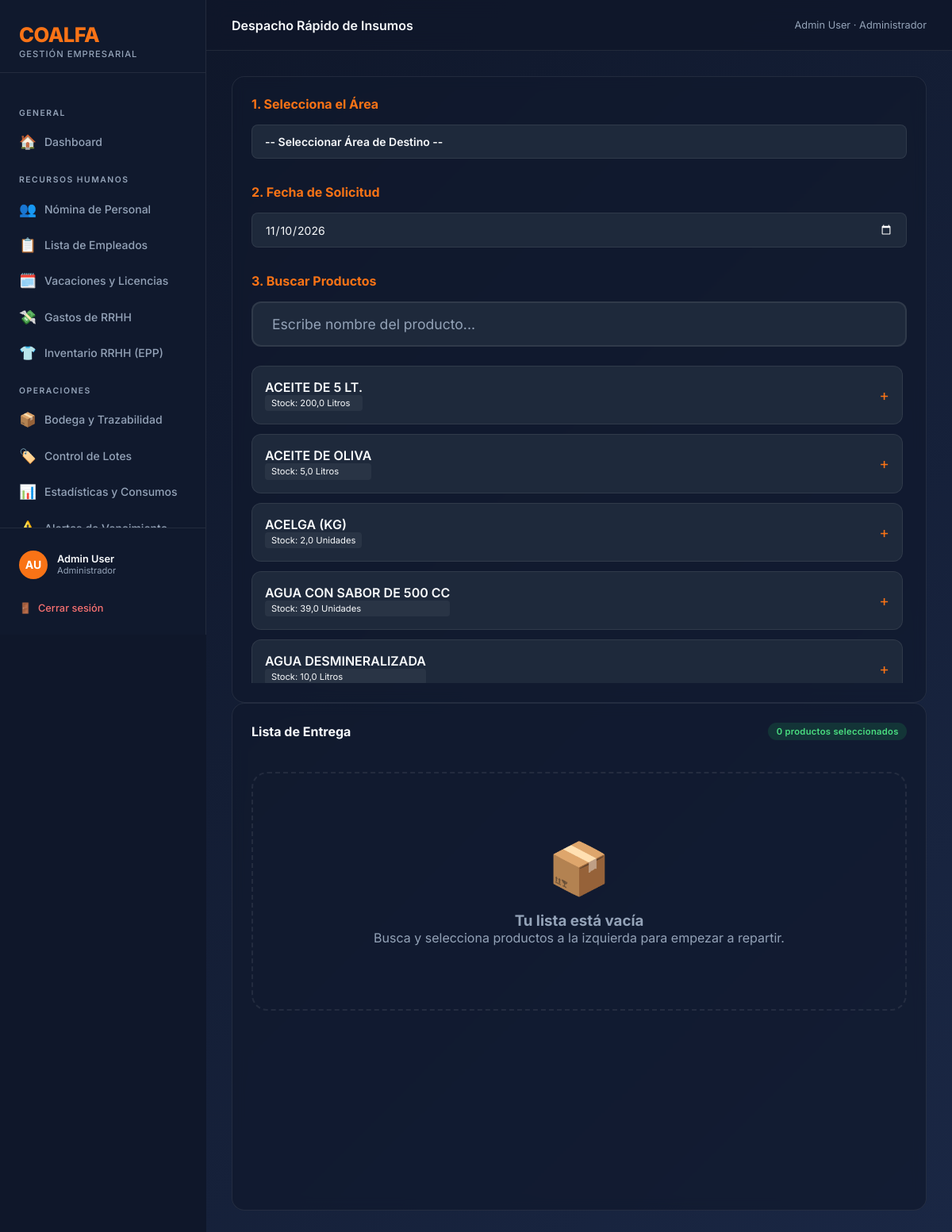
The page /inventario/despacho-rapido/ (signed in) on the database its author committed.
### coalfa/models.py (models this page shows, shortened)
class Usuario(AbstractBaseUser, PermissionsMixin):
    ROL_CHOICES = [
        ("ADMIN", "Administrador"),
        ("RRHH", "Recursos Humanos"),
        ("OPERACIONAL", "Operacional"),
        ("GERENTE", "Gerente"),
        ("AUDITOR", "Auditor (Solo Lectura)"),
    ]
    rut = models.CharField(max_length=12, unique=True, verbose_name="RUT", validators=[rut_validator])
    nombre = models.CharField(max_length=60, verbose_name="Nombre")
    apellido = models.CharField(max_length=60, verbose_name="Apellido")
    rol = models.CharField(max_length=15, choices=ROL_CHOICES, default="RRHH", verbose_name="Rol")
    is_active = models.BooleanField(default=True, verbose_name="Activo")
    is_staff = models.BooleanField(default=False, verbose_name="Es staff")
    solicitud_pendiente = models.BooleanField(default=False, verbose_name="Solicitud pendiente de aprobación")
    date_joined = models.DateTimeField(default=timezone.now, verbose_name="Fecha de registro")
    USERNAME_FIELD = "rut"
    REQUIRED_FIELDS = ["nombre", "apellido"]
    objects = UsuarioManager()
    def get_full_name(self):
        return f"{self.nombre} {self.apellido}"
    class Meta:
        verbose_name = "Usuario"
        verbose_name_plural = "Usuarios"

### inventario/models.py (models this page shows, shortened)
class Producto(models.Model):
    UNIDAD_CHOICES = [
        ("KG", "Kilogramos"),
        ("G", "Gramos"),
        ("L", "Litros"),
        ("ML", "Mililitros"),
        ("UN", "Unidades"),
        ("CAJA", "Cajas"),
    ]
    CATEGORIA_CHOICES = [
        ("ABARROTES", "Abarrotes"),
        ("CARNES", "Carnes y Aves"),
        ("PESCADOS", "Pescados y Mariscos"),
        ("LACTEOS", "Lácteos y Huevos"),
        ("FRUTAS", "Frutas y Verduras"),
        ("CONGELADOS", "Congelados"),
        ("BEBIDAS", "Bebidas"),
        ("LIMPIEZA", "Aseo y Limpieza"),
        ("VESTUARIO", "Vestuario / Ropa"),
        ("EPP", "Elementos de Protección Personal"),
        ("OTRO", "Otros"),
    ]
    nombre = models.CharField(max_length=150)
    talla = models.CharField(max_length=50, blank=True)
    descripcion = models.TextField(blank=True)
    categoria = models.CharField(max_length=20, choices=CATEGORIA_CHOICES, default="OTRO")
    unidad_medida = models.CharField(max_length=5, choices=UNIDAD_CHOICES, default="KG")
    stock_minimo = models.FloatField(default=0, help_text="Alerta cuando el stock total baje de este valor")
    temperatura_min = models.FloatField(null=True, blank=True, help_text="°C (opcional)")
    temperatura_max = models.FloatField(null=True, blank=True, help_text="°C (opcional)")
    class Meta:
        verbose_name = "Producto"
        verbose_name_plural = "Productos"
        ordering = ["nombre"]
        unique_together = ["nombre", "talla"]

### inventario/views.py (the view, shortened to what this page needs)
# urls.py: path("despacho-rapido/", views.despacho_rapido, name="inventario_despacho_rapido"),
@operacional_required
def despacho_rapido(request):
    productos = Producto.objects.annotate(
        stock_total=Sum("lotes__cantidad", filter=Q(lotes__estado="ACTIVO"))
    ).filter(stock_total__gt=0).order_by("nombre")
    context = {
        "productos": productos,
        "ubicaciones": Lote.UBICACION_CHOICES,
    }
    return render(request, "inventario/despacho_rapido.html", context)

### coalfa/context_processors.py (called while the page is built)
def solicitudes_pendientes(request):
    if request.user.is_authenticated and getattr(request.user, 'rol', None) == 'ADMIN':
        count = Usuario.objects.filter(solicitud_pendiente=True).count()
        return {'solicitudes_count': count}
    return {}

### inventario/templates/inventario/despacho_rapido.html (shortened to what this page needs)
{% extends "base.html" %}
{% load static %}
{% block topbar_title %}Despacho Rápido de Insumos{% endblock %}
{% block content %}
<div class="dispatch-container">
    <div class="search-panel">
        <div class="card">
            <h3 style="font-size: 1rem; margin-bottom: 1rem; color: var(--accent);">1. Selecciona el Área</h3>
            <select id="area-select" class="form-control" style="margin-bottom: 2rem; font-weight: 600;">
                <option value="">-- Seleccionar Área de Destino --</option>
            </select>
            <h3 style="font-size: 1rem; margin-bottom: 1rem; color: var(--accent);">2. Fecha de Solicitud</h3>
            <input type="date" id="fecha-select" class="form-control" style="margin-bottom: 2rem;">
            <h3 style="font-size: 1rem; margin-bottom: 1rem; color: var(--accent);">3. Buscar Productos</h3>
            <input type="text" id="search-input" class="form-control" placeholder="Escribe nombre del producto...">
            <div id="product-results" style="max-height: 50vh; overflow-y: auto; padding-right: 5px;">
                {% for p in productos %}
                <div class="product-card" data-id="{{ p.id }}" data-nombre="{{ p.nombre }}" data-stock="{{ p.stock_total }}" data-unidad="{{ p.get_unidad_medida_display }}">
                    <div>
                        <div style="font-weight: 600;">{{ p.nombre }}</div>
                        <div class="stock-badge">Stock: {{ p.stock_total }} {{ p.get_unidad_medida_display }}</div>
                    </div>
                    <div style="font-size: 1.2rem; color: var(--accent);">+</div>
                </div>
                {% endfor %}
            </div>
        </div>
    </div>
    <div class="main-panel">
        <div class="card" style="min-height: 80vh; display: flex; flex-direction: column;">
            <div class="card-header" style="border: none;">
                <h2 class="card-title">Lista de Entrega</h2>
                <div id="item-count" class="badge badge-activo">0 productos seleccionados</div>
            </div>
            <div id="dispatch-list" style="flex: 1;">
                <div class="empty-state">
                    <div style="font-size: 4rem; margin-bottom: 1rem;">📦</div>
                    <h3>Tu lista está vacía</h3>
                    <p>Busca y selecciona productos a la izquierda para empezar a repartir.</p>
                </div>
            </div>
        </div>
    </div>
</div>
{% endblock %}

### templates/base.html (shortened to what this page needs)
<!DOCTYPE html>
<html lang="es">
<head>
    <link rel="stylesheet" href="https://unpkg.com/nprogress@0.2.0/nprogress.css" />
</head>
<body>
    <div class="sidebar">
        <div class="sidebar-brand">
            <div class="logo-text">COALFA</div>
            <div class="logo-sub">Gestión Empresarial</div>
        </div>
        <nav class="sidebar-nav">
            <div class="nav-section-label">General</div>
            <a href="{% url 'dashboard' %}" class="nav-item {% block nav_home %}{% endblock %}">
                <span class="icon">🏠</span> Dashboard
            </a>
            {% if user.rol == 'RRHH' or user.rol == 'ADMIN' or user.rol == 'GERENTE' or user.rol == 'AUDITOR' %}
            <div class="nav-section-label">Recursos Humanos</div>
            <a href="{% url 'rrhh_dashboard' %}" class="nav-item {% block nav_rrhh %}{% endblock %}">
                <span class="icon">👥</span> Nómina de Personal
            </a>
            <a href="{% url 'rrhh_lista_empleados' %}" class="nav-item {% block nav_empleados %}{% endblock %}">
                <span class="icon">📋</span> Lista de Empleados
            </a>
            <a href="{% url 'rrhh_ausencias' %}" class="nav-item {% block nav_ausencias %}{% endblock %}">
                <span class="icon">🗓️</span> Vacaciones y Licencias
            </a>
            <a href="{% url 'rrhh_gastos' %}" class="nav-item {% block nav_rrhh_gastos %}{% endblock %}">
                <span class="icon">💸</span> Gastos de RRHH
            </a>
            <a href="{% url 'rrhh_inventario' %}" class="nav-item {% block nav_rrhh_inventario %}{% endblock %}">
                <span class="icon">👕</span> Inventario RRHH (EPP)
            </a>
            {% endif %}
            {% if user.rol == 'OPERACIONAL' or user.rol == 'ADMIN' or user.rol == 'GERENTE' or user.rol == 'AUDITOR' %}
            <div class="nav-section-label">Operaciones</div>
            <a href="{% url 'inventario_dashboard' %}" class="nav-item {% block nav_inventario %}{% endblock %}">
                <span class="icon">📦</span> Bodega y Trazabilidad
            </a>
            <a href="{% url 'inventario_lista_lotes' %}" class="nav-item {% block nav_lotes %}{% endblock %}">
                <span class="icon">🏷️</span> Control de Lotes
            </a>
            <a href="{% url 'inventario_resumen_consumo' %}" class="nav-item {% block nav_consumo %}{% endblock %}">
                <span class="icon">📊</span> Estadísticas y Consumos
            </a>
            <a href="{% url 'inventario_alertas' %}" class="nav-item {% block nav_alertas %}{% endblock %}">
                <span class="icon">⚠️</span> Alertas de Vencimiento
            </a>
            {% endif %}
        </nav>
        <div class="sidebar-footer">
            <div class="user-info">
                <div class="user-avatar">{{ user.nombre|first }}{{ user.apellido|first }}</div>
                <div>
                    <div class="user-name">{{ user.get_full_name }}</div>
                    <div class="user-role">{{ user.get_rol_display }}</div>
                </div>
            </div>
            <a href="{% url 'logout' %}" class="btn-logout">
                <span>🚪</span> Cerrar sesión
            </a>
        </div>
    </div>
    <div class="main-wrapper">
        <div class="topbar">
            <div class="topbar-title">{% block topbar_title %}Dashboard{% endblock %}</div>
            <div class="topbar-breadcrumb">{{ user.get_full_name }} · {{ user.get_rol_display }}</div>
        </div>
        <div class="page-content">
            {% block content %}{% endblock %}
        </div>
    </div>
</body>
</html>

### rows shown on the page
Usuario: nombre|first "A", apellido|first "U", get_full_name "Admin User", rol "Administrador"
Producto: nombre "ACEITE DE 5 LT.", stock_total "200,0", unidad_medida "Litros"
Producto: nombre "ACEITE DE OLIVA", stock_total "5,0", unidad_medida "Litros"
Producto: nombre "ACELGA (KG)", stock_total "2,0", unidad_medida "Unidades"
Producto: nombre "AGUA CON SABOR DE 500 CC", stock_total "39,0", unidad_medida "Unidades"
Producto: nombre "AGUA DESMINERALIZADA", stock_total "10,0", unidad_medida "Litros"
